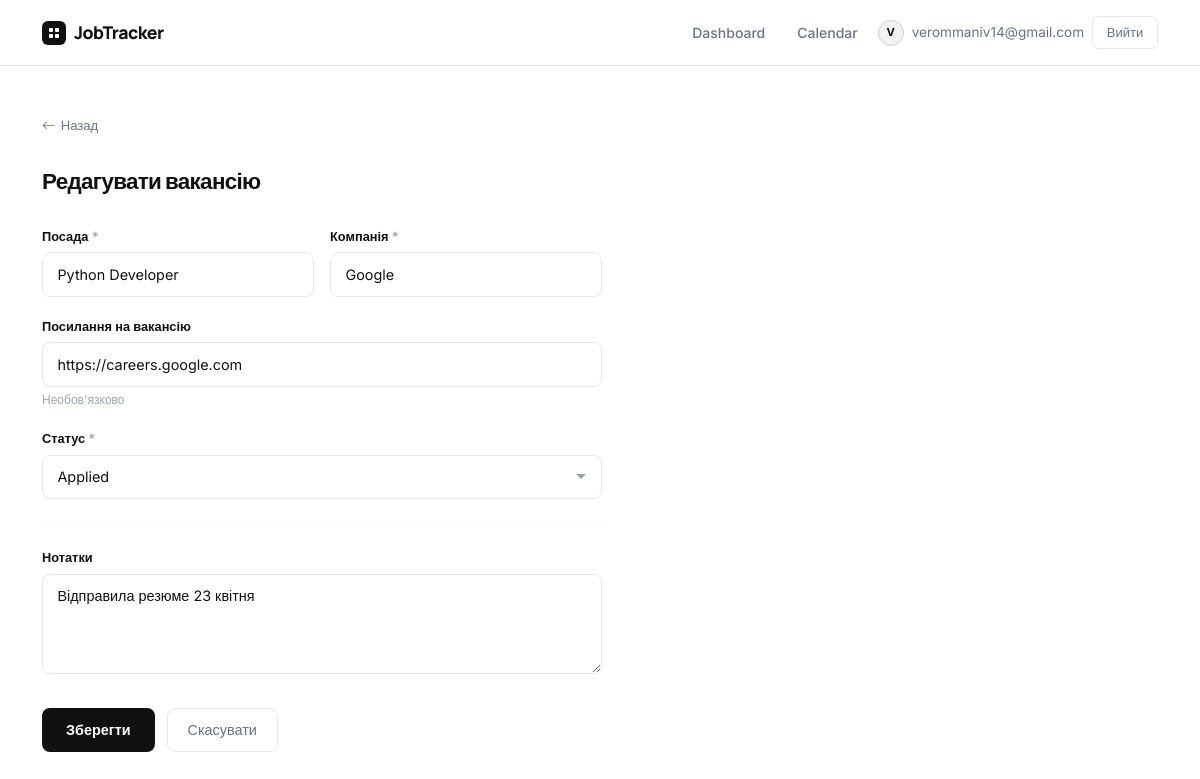
Screenshot of /jobs/1/edit/ (signed in) with the database file from the repository.
### tracker/models.py (models this page shows, shortened)
class JobApplication(models.Model):
    title = models.CharField(max_length=200, verbose_name="Посада")
    company = models.CharField(max_length=200, verbose_name="Компанія")
    url = models.URLField(blank=True, verbose_name="Посилання на вакансію")
    description = models.TextField(blank=True, verbose_name="Нотатки")
    status = models.ForeignKey(
        Category,
        on_delete=models.SET_NULL,
        null=True,
        related_name="applications",
        verbose_name="Статус"
    )
    owner = models.ForeignKey(
        User,
        on_delete=models.CASCADE,
        related_name="applications",
        verbose_name="Власник"
    )
    created_at = models.DateTimeField(auto_now_add=True, verbose_name="Дата створення")
    updated_at = models.DateTimeField(auto_now=True, verbose_name="Дата оновлення")
    status_changed_at = models.DateTimeField(null=True, blank=True, verbose_name="Дата зміни статусу")
    class Meta:
        verbose_name = "Відгук на вакансію"
        verbose_name_plural = "Відгуки на вакансії"
        ordering = ['-created_at']

class Category(models.Model):
    name = models.CharField(max_length=100, verbose_name="Назва статусу")
    class Meta:
        verbose_name = "Статус"
        verbose_name_plural = "Статуси"
        ordering = ['name']

### tracker/views.py (the view)
# urls.py: path('jobs/<int:pk>/edit/', views.job_edit, name='job_edit'),
@login_required
def job_edit(request, pk):
    job = get_object_or_404(JobApplication, pk=pk, owner=request.user)
    old_status = job.status  # запам'ятовуємо старий статус
    if request.method == 'POST':
        form = JobApplicationForm(request.POST, instance=job)
        if form.is_valid():
            new_job = form.save(commit=False)
            if old_status != new_job.status:  # статус змінився?
                from django.utils import timezone
                new_job.status_changed_at = timezone.now()
            new_job.save()
            messages.success(request, "Зміни збережено!")
            return redirect('dashboard')
    else:
        form = JobApplicationForm(instance=job)
    return render(request, 'tracker/job_form.html', {'form': form, 'title': 'Редагувати вакансію'})

### tracker/forms.py
class JobApplicationForm(forms.ModelForm):
    class Meta:
        model = JobApplication
        fields = ['title', 'company', 'url', 'description', 'status']

### templates/tracker/job_form.html (shortened to what this page needs)
{% extends "base.html" %}
{% block content %}
<div class="form-wrap">
    <a href="{% url 'dashboard' %}" class="back-link">
        <i class="bi bi-arrow-left"></i> Назад
    </a>
    <h1 class="form-title">{{ title }}</h1>
    <form method="post">
        <div class="two-col">
            <div class="field-group">
                <label class="field-label">Посада <span class="req">*</span></label>
                <input type="text" name="title" class="field-input"
                    placeholder="Python Developer"
                    value="{{ form.title.value|default:'' }}" required>
            </div>
            <div class="field-group">
                <label class="field-label">Компанія <span class="req">*</span></label>
                <input type="text" name="company" class="field-input"
                    placeholder="Google"
                    value="{{ form.company.value|default:'' }}" required>
            </div>
        </div>
        <div class="field-group">
            <label class="field-label">Посилання на вакансію</label>
            <input type="url" name="url" class="field-input"
                placeholder="https://..."
                value="{{ form.url.value|default:'' }}">
            <div class="field-hint">Необов'язково</div>
        </div>
        <div class="field-group">
            <label class="field-label">Статус <span class="req">*</span></label>
            <select name="status" class="field-input">
                {% for choice in form.status.field.queryset %}
                    <option value="{{ choice.pk }}"
                        {% if form.instance.status_id == choice.pk %}selected
                        {% elif not form.instance.pk and form.status.value == choice.pk|stringformat:"s" %}selected
                        {% endif %}>
                        {{ choice.name }}
                    </option>
                {% endfor %}
            </select>
        </div>
        <hr class="form-sep">
        <div class="field-group">
            <label class="field-label">Нотатки</label>
            <textarea name="description" class="field-input"
                placeholder="Контакти рекрутера, деталі співбесіди...">{{ form.description.value|default:'' }}</textarea>
        </div>
        <div class="form-actions">
            <button type="submit" class="btn-submit">
                {% if 'Редаг' in title %}Зберегти{% else %}Додати{% endif %}
            </button>
            <a href="{% url 'dashboard' %}" class="btn-cancel-link">Скасувати</a>
        </div>
    </form>
</div>
{% endblock %}

### templates/base.html (shortened to what this page needs)
<!DOCTYPE html>
<html lang="uk">
<head>
    <link href="https://cdn.jsdelivr.net/npm/bootstrap@5.3.0/dist/css/bootstrap.min.css" rel="stylesheet">
    <link href="https://cdn.jsdelivr.net/npm/bootstrap-icons@1.11.0/font/bootstrap-icons.css" rel="stylesheet">
</head>
<body>
    <nav class="navbar navbar-expand-lg">
        <div class="container">
            <a class="navbar-brand" href="{% url 'home' %}">
                <div class="brand-mark">
                    <svg viewBox="0 0 12 12"><rect x="1" y="1" width="4" height="4" rx="1"/><rect x="7" y="1" width="4" height="4" rx="1"/><rect x="1" y="7" width="4" height="4" rx="1"/><rect x="7" y="7" width="4" height="4" rx="1"/></svg>
                </div>
                JobTracker
            </a>
            <div class="collapse navbar-collapse" id="navbarNav">
                <div class="navbar-nav ms-auto align-items-center gap-2">
                    {% if user.is_authenticated %}
                        <a class="nav-link" href="{% url 'dashboard' %}">Dashboard</a>
                        <a class="nav-link" href="#">Calendar</a>
                        <div class="user-chip">
                            <div class="user-avatar">{{ user.username|first }}</div>
                            <span>{{ user.username }}</span>
                        </div>
                        <form action="{% url 'logout' %}" method="post" class="d-inline m-0">
                            <button type="submit" class="btn-logout">Вийти</button>
                        </form>
                    {% else %}
                        <a class="nav-link" href="{% url 'login' %}">Увійти</a>
                        <a class="nav-link btn-nav-cta" href="{% url 'register' %}">Реєстрація</a>
                    {% endif %}
                </div>
            </div>
        </div>
    </nav>
    <div class="container py-5">
        {% block content %}{% endblock %}
    </div>
</body>
</html>

### templates/base.html (style rules this page uses)
:root { --bg: #ffffff; --surface: #f9f9f9; --surface-2: #f2f2f2; --border: #e8e8e8; --border-dark: #d0d0d0; --accent: #1a1a1a; --accent-soft: rgba(26,26,26,0.06); --green: #16a34a; --green-soft: rgba(22,163,74,0.08); --yellow: #ca8a04; --yellow-soft: rgba(202,138,4,0.08); --red: #dc2626; --red-soft: rgba(220,38,38,0.08); --blue: #2563eb; --blue-soft: rgba(37,99,235,0.08); --text: #111111; --text-muted: #6b7280; --text-dim: #9ca3af; }
* { box-sizing: border-box; }
body { background: var(--bg); color: var(--text); font-family: 'Inter', sans-serif; font-size: 0.9rem; min-height: 100vh; }
.navbar { background: var(--bg) !important; border-bottom: 1px solid var(--border); padding: 0.9rem 0; }
.navbar-brand { font-family: 'Manrope', sans-serif; font-weight: 800; font-size: 1.1rem; color: var(--text) !important; letter-spacing: -0.03em; display: flex; align-items: center; gap: 0.5rem; }
.brand-mark { width: 24px; height: 24px; background: var(--text); border-radius: 6px; display: flex; align-items: center; justify-content: center; }
.brand-mark svg { width: 12px; height: 12px; fill: white; }
.nav-link { color: var(--text-muted) !important; font-size: 0.875rem; font-weight: 500; transition: color 0.15s; padding: 0.35rem 0.75rem !important; }
.user-chip { display: flex; align-items: center; gap: 0.5rem; color: var(--text-muted); font-size: 0.85rem; }
.user-avatar { width: 26px; height: 26px; background: var(--surface-2); border: 1px solid var(--border-dark); border-radius: 50%; display: flex; align-items: center; justify-content: center; font-size: 0.7rem; color: var(--text); font-weight: 700; text-transform: uppercase; }
.btn-logout { background: none; border: 1px solid var(--border); color: var(--text-muted); border-radius: 7px; font-size: 0.82rem; font-weight: 500; padding: 0.35rem 0.85rem; cursor: pointer; transition: all 0.15s; font-family: 'Inter', sans-serif; }

### templates/tracker/job_form.html (style rules this page uses)
.form-wrap { max-width: 560px; }
.back-link { display: inline-flex; align-items: center; gap: 0.35rem; color: var(--text-muted); font-size: 0.82rem; text-decoration: none; margin-bottom: 2rem; transition: color 0.15s; }
.form-title { font-family: 'Manrope', sans-serif; font-size: 1.4rem; font-weight: 800; color: var(--text); letter-spacing: -0.03em; margin-bottom: 2rem; }
.field-group { margin-bottom: 1.25rem; }
.field-label { display: block; color: var(--text); font-size: 0.8rem; font-weight: 600; margin-bottom: 0.4rem; }
.req { color: var(--text-dim); }
.field-input { width: 100%; background: var(--bg); border: 1px solid var(--border); border-radius: 8px; color: var(--text); font-family: 'Inter', sans-serif; font-size: 0.9rem; padding: 0.65rem 0.9rem; outline: none; transition: border-color 0.15s; }
.field-input::placeholder { color: var(--text-dim); }
textarea.field-input { resize: vertical; min-height: 100px; }
select.field-input { appearance: none; background-repeat: no-repeat; background-position: right 0.9rem center; padding-right: 2.25rem; cursor: pointer; }
.field-hint { font-size: 0.75rem; color: var(--text-dim); margin-top: 0.3rem; }
.two-col { display: grid; grid-template-columns: 1fr 1fr; gap: 1rem; }
.form-sep { border: none; border-top: 1px solid var(--border); margin: 1.5rem 0; }
.form-actions { display: flex; gap: 0.75rem; margin-top: 1.75rem; }
.btn-submit { background: var(--text); color: #fff; font-family: 'Inter', sans-serif; font-weight: 600; font-size: 0.9rem; padding: 0.65rem 1.5rem; border-radius: 8px; border: none; cursor: pointer; transition: opacity 0.15s; }
.btn-cancel-link { background: transparent; border: 1px solid var(--border); color: var(--text-muted); font-family: 'Inter', sans-serif; font-weight: 500; font-size: 0.9rem; padding: 0.65rem 1.25rem; border-radius: 8px; text-decoration: none; display: inline-flex; align-items: center; transition: all 0.15s; }

### rows the page displays
JobApplication: title "Python Developer", company "Google", url "https://careers.google.com", status "Applied", description "Відправила резюме 23 квітня"

### other values shown
{{ user.username|first }} "V"
{{ user.username }} "verommaniv14@gmail.com"
{{ title }} "Редагувати вакансію"
